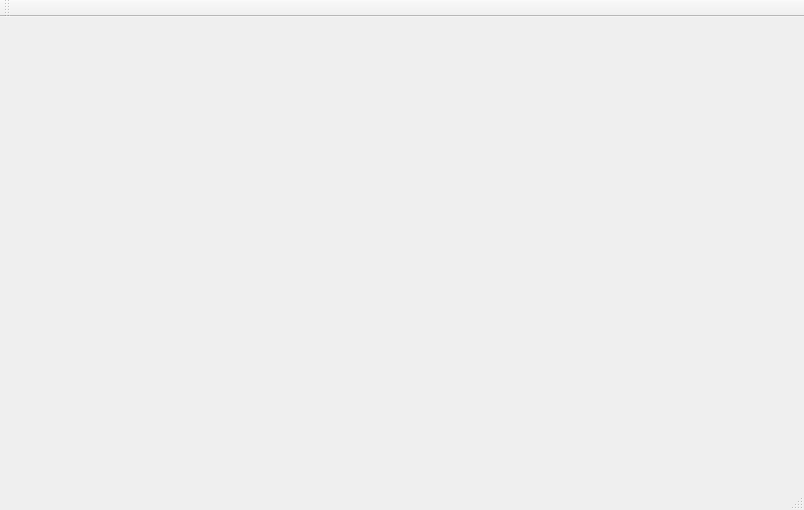
<?xml version="1.0" encoding="UTF-8"?>
<ui version="4.0">
 <class>MainWindow</class>
 <widget class="QMainWindow" name="MainWindow">
  <property name="geometry">
   <rect>
    <x>0</x>
    <y>0</y>
    <width>804</width>
    <height>510</height>
   </rect>
  </property>
  <property name="windowTitle">
   <string>MainWindow</string>
  </property>
  <widget class="QWidget" name="centralWidget">
   <layout class="QHBoxLayout" name="horizontalLayout"/>
  </widget>
  <widget class="QMenuBar" name="menuBar">
   <property name="geometry">
    <rect>
     <x>0</x>
     <y>0</y>
     <width>804</width>
     <height>21</height>
    </rect>
   </property>
  </widget>
  <widget class="QToolBar" name="mainToolBar">
   <attribute name="toolBarArea">
    <enum>TopToolBarArea</enum>
   </attribute>
   <attribute name="toolBarBreak">
    <bool>false</bool>
   </attribute>
  </widget>
  <widget class="QStatusBar" name="statusBar"/>
 </widget>
 <layoutdefault spacing="6" margin="11"/>
 <resources/>
 <connections/>
</ui>
